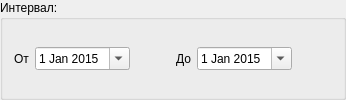
         <widget class="QGroupBox" name="groupBox_13">
          <property name="minimumSize">
           <size>
            <width>0</width>
            <height>60</height>
           </size>
          </property>
          <property name="title">
           <string>Интервал:</string>
          </property>
          <layout class="QHBoxLayout" name="horizontalLayout">
           <item>
            <widget class="QLabel" name="label_14">
             <property name="text">
              <string>От</string>
             </property>
            </widget>
           </item>
           <item>
            <widget class="QDateEdit" name="s_dateFrom">
             <property name="dateTime">
              <datetime>
               <hour>0</hour>
               <minute>0</minute>
               <second>0</second>
               <year>2015</year>
               <month>1</month>
               <day>1</day>
              </datetime>
             </property>
             <property name="calendarPopup">
              <bool>true</bool>
             </property>
            </widget>
           </item>
           <item>
            <spacer name="horizontalSpacer_9">
             <property name="orientation">
              <enum>Qt::Horizontal</enum>
             </property>
             <property name="sizeHint" stdset="0">
              <size>
               <width>40</width>
               <height>20</height>
              </size>
             </property>
            </spacer>
           </item>
           <item>
            <widget class="QLabel" name="label_15">
             <property name="text">
              <string>До</string>
             </property>
            </widget>
           </item>
           <item>
            <widget class="QDateEdit" name="s_dateTo">
             <property name="dateTime">
              <datetime>
               <hour>0</hour>
               <minute>0</minute>
               <second>0</second>
               <year>2015</year>
               <month>1</month>
               <day>1</day>
              </datetime>
             </property>
             <property name="calendarPopup">
              <bool>true</bool>
             </property>
            </widget>
           </item>
           <item>
            <spacer name="horizontalSpacer_24">
             <property name="orientation">
              <enum>Qt::Horizontal</enum>
             </property>
             <property name="sizeHint" stdset="0">
              <size>
               <width>40</width>
               <height>20</height>
              </size>
             </property>
            </spacer>
           </item>
          </layout>
         </widget>
